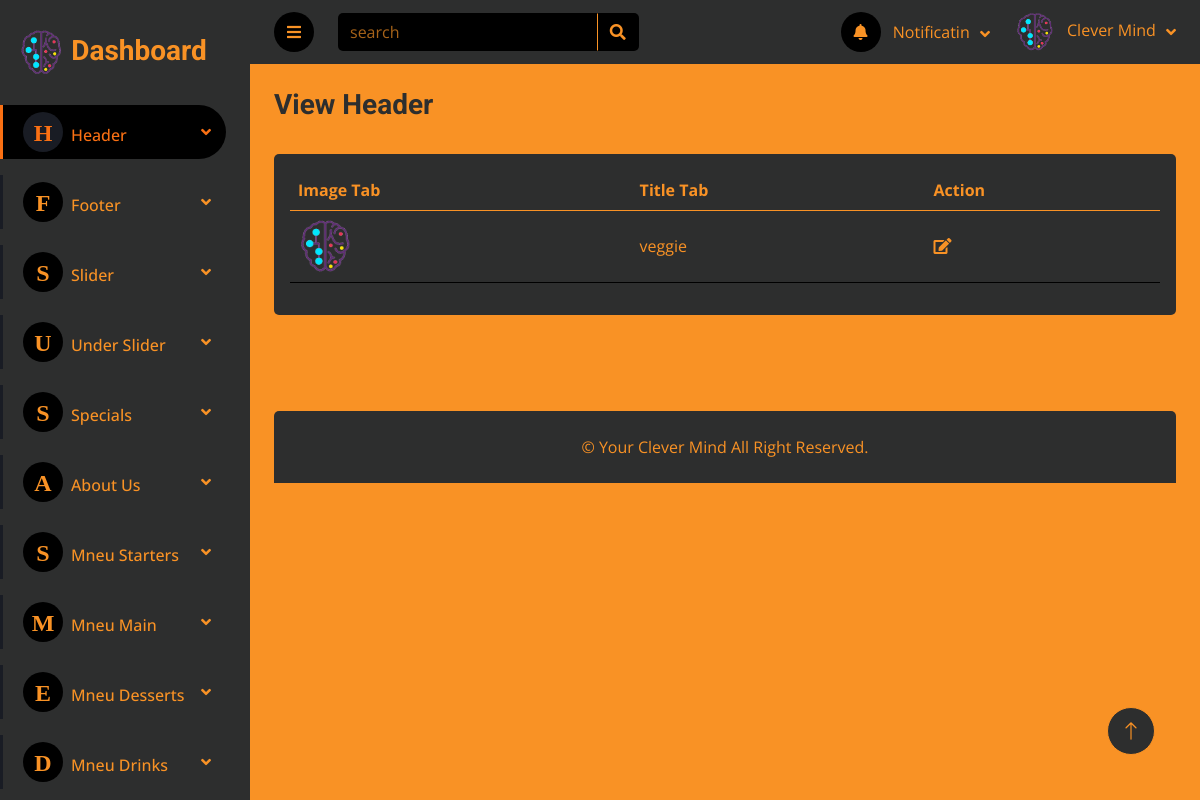
Screenshot of /Dashboard/view_header.php with the database file from the repository.
### tables this page shows
CREATE TABLE `header` (
  `id_header` int(11) NOT NULL,
  `img_tab` text NOT NULL,
  `title_tab` varchar(200) NOT NULL
);

### Dashboard/view_header.php (the view, shortened to what this page needs)
<?php
include "inc/header.php";
?>
                <div class="navbar-nav nv w-100">
                    <div class="nav-item dropdown mb-3">
                        <a href="#" class="nav-link dropdown-toggle active" data-bs-toggle="dropdown"><i class="fa me-2"><span style="font-size: 24px;">H</span></i>Header</a>
                    </div>
                    <div class="nav-item dropdown mb-3">
                        <a href="#" class="nav-link dropdown-toggle" data-bs-toggle="dropdown"><i class="fa me-2"><span style="font-size: 24px;">F</span></i>Footer</a>
                    </div>
                    <div class="nav-item dropdown mb-3">
                        <a href="#" class="nav-link dropdown-toggle" data-bs-toggle="dropdown"><i class="fa me-2"><span style="font-size: 24px;">S</span></i>Slider</a>
                    </div>
                    <div class="nav-item dropdown mb-3">
                        <a href="#" class="nav-link dropdown-toggle" data-bs-toggle="dropdown"><i class="fa me-2"><span style="font-size: 24px;">U</span></i>Under Slider</a>
                    </div>
                    <div class="nav-item dropdown mb-3">
                        <a href="#" class="nav-link dropdown-toggle" data-bs-toggle="dropdown"><i class="fa me-2"><span style="font-size: 24px;">S</span></i>Specials</a>
                    </div>
                    <div class="nav-item dropdown mb-3">
                        <a href="#" class="nav-link dropdown-toggle" data-bs-toggle="dropdown"><i class="fa me-2"><span style="font-size: 24px;">A</span></i>About Us</a>
                    </div>
                    <div class="nav-item dropdown mb-3">
                        <a href="#" class="nav-link dropdown-toggle" data-bs-toggle="dropdown"><i class="fa me-2"><span style="font-size: 24px;">S</span></i>Mneu Starters</a>
                    </div>
                    <div class="nav-item dropdown mb-3">
                        <a href="#" class="nav-link dropdown-toggle" data-bs-toggle="dropdown"><i class="fa me-2"><span style="font-size: 24px;">M</span></i>Mneu Main</a>
                    </div>
                    <div class="nav-item dropdown mb-3">
                        <a href="#" class="nav-link dropdown-toggle" data-bs-toggle="dropdown"><i class="fa me-2"><span style="font-size: 24px;">E</span></i>Mneu Desserts</a>
                    </div>
                    <div class="nav-item dropdown mb-3">
                        <a href="#" class="nav-link dropdown-toggle" data-bs-toggle="dropdown"><i class="fa me-2"><span style="font-size: 24px;">D</span></i>Mneu Drinks</a>
                    </div>
                </div>
            </nav>
        </div>
        <div class="content">
           <?php
            include "inc/navbar.php";
           ?>
            <div class="container-fluid pt-4 px-4">
                <div class="row g-4">
                        <div class="col-sm-6 col-xl-6">
                            <h3 class="text-secondary alert-link">View Header</h3>
                        </div>
                    </div>
                <div class="row mt-4">
                    <div class="col-sm-12 col-xl-12">
                        <div class="bg-secondary rounded table-responsive cust-secroll h-100 p-3">
                            <table class="table table-hover">
                                <thead>
                                    <tr>
                                        <th scope="col">Image Tab</th>
                                        <th scope="col">Title Tab</th>
                                        <th scope="col">Action</th>
                                    </tr>
                                </thead>
                                <tbody>
                                    <?php
                                        $query="SELECT * FROM `header`";
                                        $result=mysqli_query($conn , $query);
                                        while($row=mysqli_fetch_assoc($result)):
                                    ?>
                                        <tr>
                                            <td>
                                                <img src="Upload/<?php echo htmlspecialchars($row['img_tab']) ; ?>" title="<?php echo htmlspecialchars($row['img_tab']) ; ?>" style="width: 55px ; height:55px ;">
                                            </td>
                                            <td style="padding-top: 23px;"><?php echo htmlspecialchars($row['title_tab']) ; ?></td>
                                            <td style="padding-top: 23px;">
                                                <a href="add_header.php?edit_header=<?php echo $row['id_header']; ?>" class="mx-auto"><i class="fa fa-edit" title="edit"></i></a>
                                            </td>
                                        </tr>
                                    <?php endwhile; ?>
                                </tbody>
                            </table>
                        </div>
                    </div>
                </div>
                <br><br><br>
            </div>
<?php
    include "inc/footer.php";
?>

### Dashboard/css/style.css (style rules this page uses)
:root { --primary: #EB1616; --secondary: #191C24; --dark: #000000; --black-b: #2d2e2e ; --orange : #F99225 ; --place : #f99325ab; --thumb : #836b545e; --orange-h: rgb(250, 112, 19) ; }
.content { margin-left: 250px; min-height: 100vh; background: var(--orange); transition: 0.5s; }
@media (min-width: 992px) { .content { width: calc(100% - 250px); } }
.sidebar .navbar .navbar-nav .nav-link { padding: 7px 20px; color: var(--orange); font-weight: 500; border-left: 3px solid var(--secondary); border-radius: 0 30px 30px 0; outline: none; }
.sidebar .navbar .navbar-nav .nav-link:hover, .sidebar .navbar .navbar-nav .nav-link.active { color: var(--orange-h); background: var(--dark); border-color: var(--orange-h); }
.sidebar .navbar .navbar-nav .nav-link i { width: 40px; height: 40px; display: inline-flex; align-items: center; justify-content: center; background: var(--dark); border-radius: 40px; }
.sidebar .navbar .navbar-nav .nav-link:hover i, .sidebar .navbar .navbar-nav .nav-link.active i { background: var(--secondary); }
.sidebar .navbar .dropdown-toggle::after { position: absolute; top: 15px; right: 15px; border: none; content: "\f107"; font-family: "Font Awesome 5 Free"; font-weight: 900; transition: .5s; }

### rows the page displays
header: img_tab (picture), title_tab "veggie"
